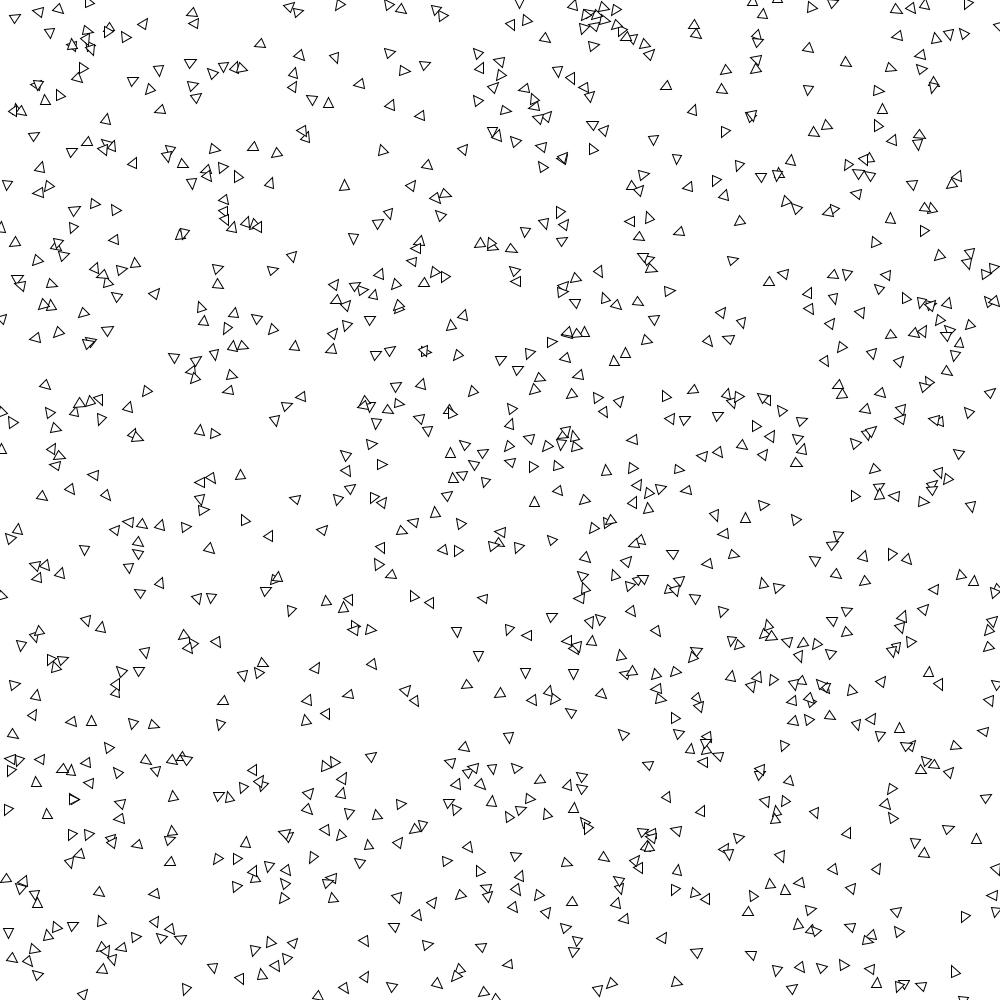
Frame 1 (no input)
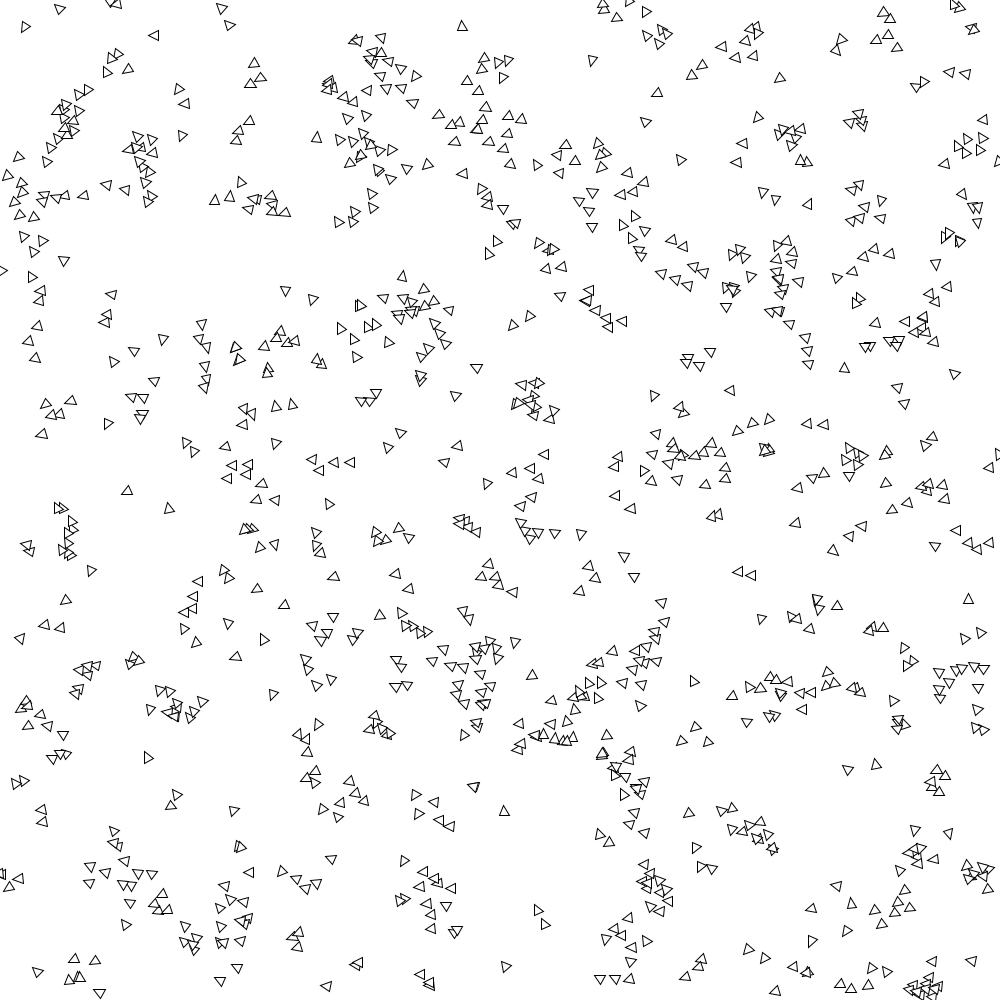
Frame 60 (the mouse pressed at the canvas centre just before this capture)
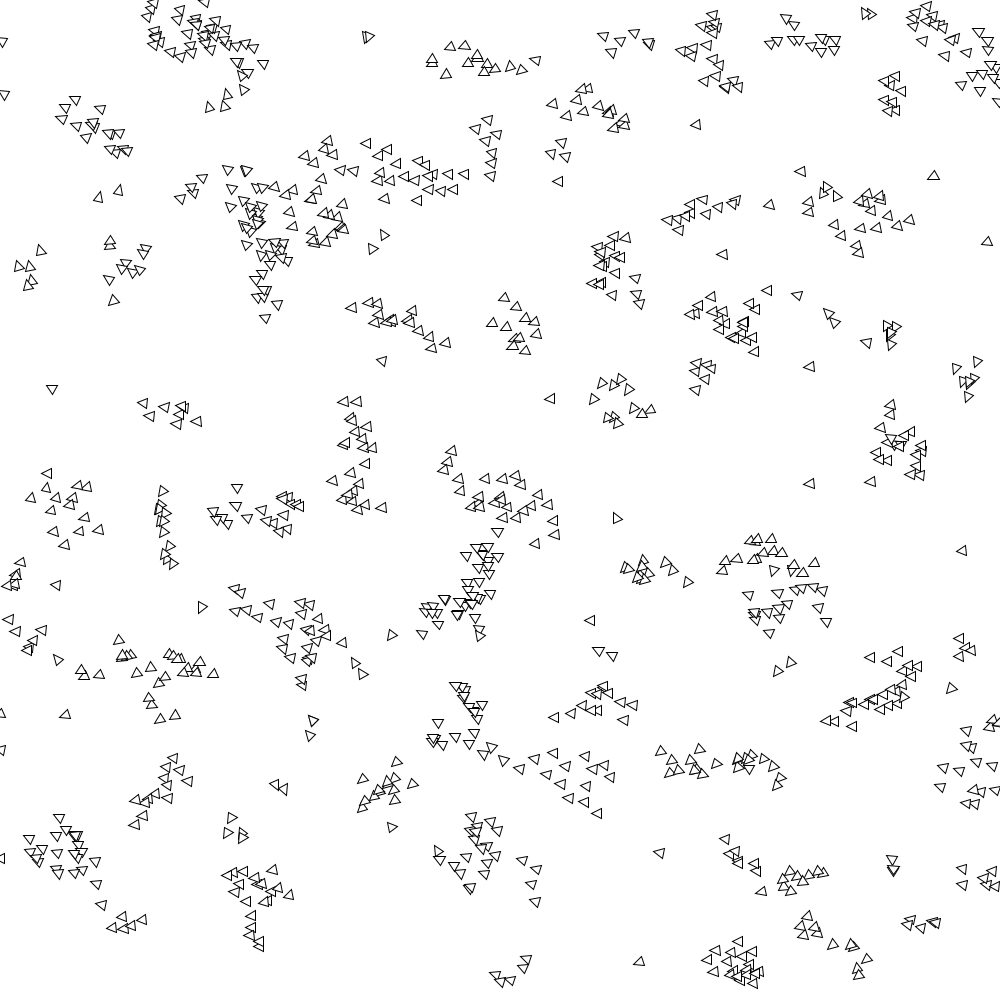
Frame 120 (the mouse held since frame 60 and released just before this capture)

The Processing sketch that drew these frames (run headless with seeded random() and noise(); from frame 60 on, the mouse is pressed at the canvas centre):

// Processing sketch: swarm
// ── swarm.pde
float birdSpeed = 3;
float birdSize = 10;
float sizeH = birdSize/2;
float turnEase = 0.05;

class bird{
  PVector pos = new PVector(0, 0);
  PVector vel = new PVector(0, 0);
  float angle = 0;
  boolean turnN = false;
  boolean turnP = false;
  bird(PVector pos_, float angle_){
    this.pos.x = pos_.x;
    this.pos.y = pos_.y;
    this.angle = angle_;
  }
  void flockIn(){
    for(int i=0; i<flock.length; i++){
      if(flock[i].pos.x != this.pos.x && flock[i].pos.y != this.pos.y && dist(this.pos.x, this.pos.y, flock[i].pos.x, flock[i].pos.y) < birdSize*2){
        if(flock[i].angle > this.angle){
          this.turnP = true;
        }else if(flock[i].angle < this.angle){
          this.turnN = true;
        }
      }
    }
  }
  void update(){
    if(this.pos.x<0){
      this.pos.x = width;
    }if(this.pos.x > width){
      this.pos.x = 0;
    }if(this.pos.y > height){
      this.pos.y = 0;
    }if(this.pos.y < 0){
      this.pos.y = height;
    }
    this.flockIn();
    if(this.turnP){
      this.angle += turnEase;
      turnP = false;
    }
    if(this.turnN){
      this.angle -= turnEase;
      turnN = false;
    }
    this.vel.x = birdSpeed * cos(this.angle);
    this.vel.y = birdSpeed * sin(this.angle);
    this.pos.x += this.vel.x;
    this.pos.y += this.vel.y;
  }
  void show(){
    pushMatrix();
    translate(this.pos.x, this.pos.y);
    rotate(this.angle + PI / 2);
    triangle(0, -sizeH, sizeH, sizeH, -sizeH, sizeH);
    popMatrix();
  }
}
bird[] flock = new bird[1000];
void setup(){
  size(1000,1000);
  for(int i=0; i<flock.length; i++){
    flock[i] = new bird(new PVector(random(width), random(height)), random(2*PI));
  }
}

void draw(){
  background(255);
  for(int i=0; i<flock.length; i++){
    flock[i].update();
    flock[i].show();
  }
      print(flock[0].pos.x);
}
